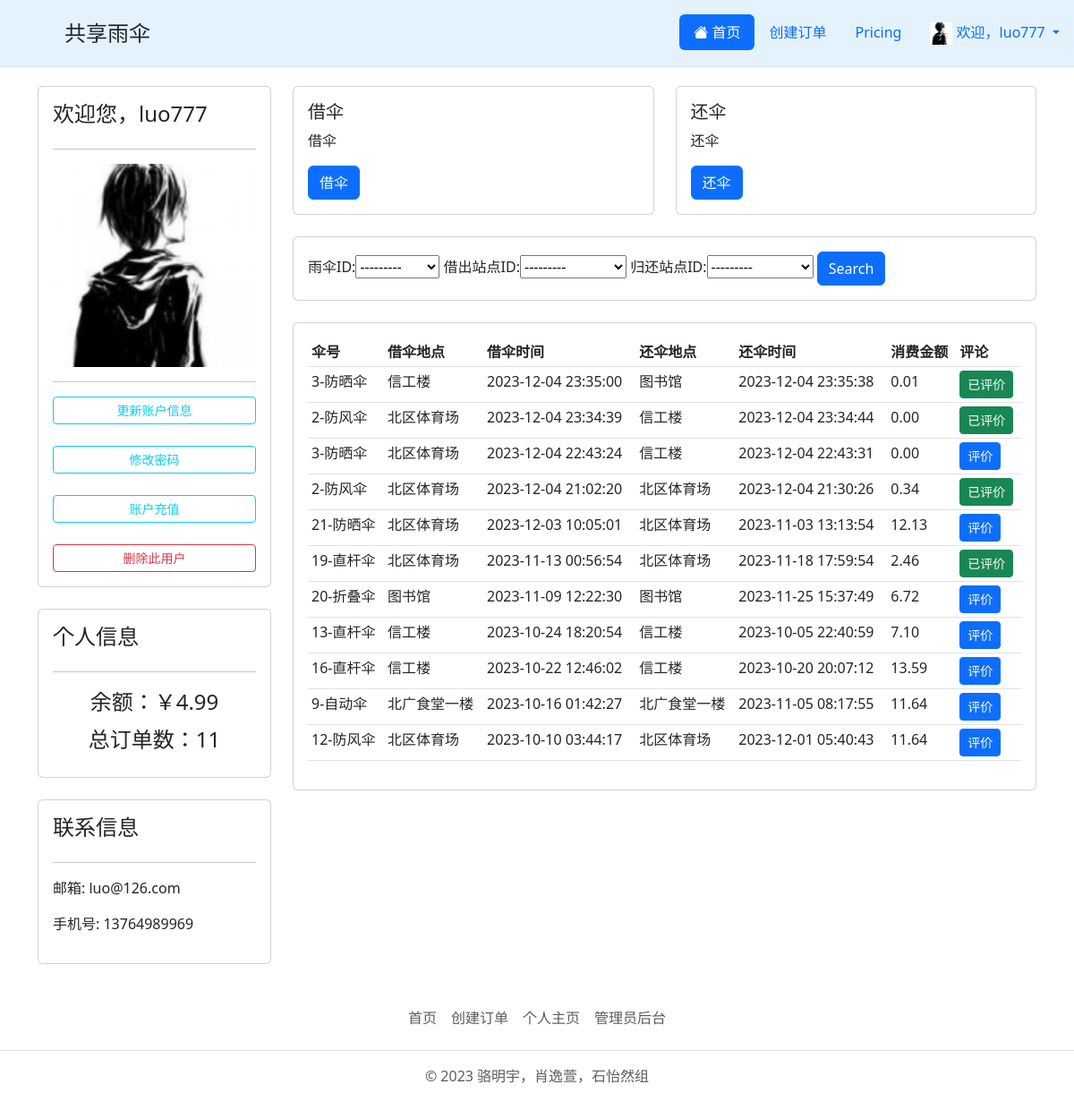
/user/luo777/ (signed in), run on an earlier commit of the app's database.
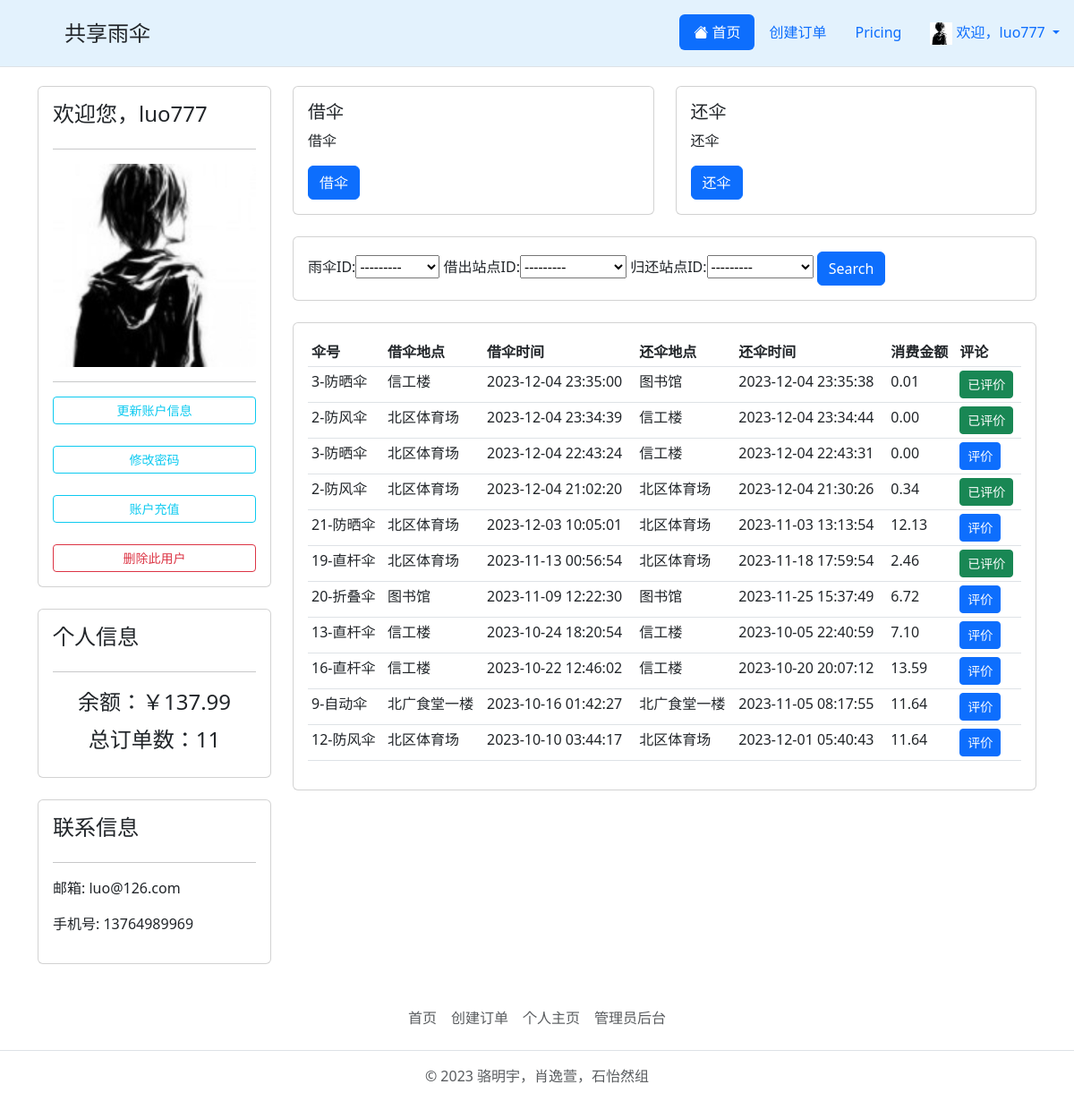
And on a later commit of the database.
### UmbrellaApp/models.py (models this page shows)
class User(AbstractUser):
    user_id = models.AutoField(primary_key=True, verbose_name="用户ID")
    user_real_name = models.CharField(verbose_name="用户真实姓名", max_length=50, unique=True)
    user_number = models.CharField(verbose_name="用户学工号", max_length=50)
    user_school = models.CharField(verbose_name="用户学校", max_length=50)
    user_balance = models.DecimalField(verbose_name="用户账户余额", max_digits=10, decimal_places=2, default=0.00)
    user_umbrella_id = models.ForeignKey(Umbrella, on_delete=models.SET_NULL, verbose_name="用户目前使用的伞号",
                                         null=True, blank=True)
    user_photo = models.ImageField(verbose_name='头像', blank=True, default='default_logo.jpg',
                                   upload_to='upload/user_logo/')
    user_phone = models.CharField(verbose_name="用户手机号", max_length=11, unique=True)
    user_last_login_date = models.DateTimeField(verbose_name="用户上次登录时间", null=True, blank=True, auto_now=True)
    user_registration_date = models.DateTimeField(verbose_name="用户注册日期", default=timezone.now)
    class Meta:
        verbose_name = "用户信息表"
        verbose_name_plural = verbose_name
    def __str__(self):
        return self.username

class Umbrella(models.Model):
    umbrella_id = models.AutoField(primary_key=True, verbose_name="伞ID")
    umbrella_warehousing_date = models.DateTimeField(verbose_name="入库日期")
    umbrella_type_id = models.ForeignKey(UmbrellaType, on_delete=models.SET_NULL, verbose_name="伞类型", null=True)
    umbrella_last_used_date = models.DateTimeField(verbose_name="上次使用日期", null=True, blank=True)
    umbrella_cost_price = models.FloatField(verbose_name="伞成本价")
    umbrella_scrapped = models.BooleanField(verbose_name="是否报废", default=False)
    class Meta:
        verbose_name = "雨伞信息表"
        verbose_name_plural = verbose_name
    def __str__(self):
        return str(self.umbrella_id) + '-' + str(self.umbrella_type_id)

class Diary(models.Model):
    diary_id = models.AutoField(primary_key=True, verbose_name="日志ID")
    user_id = models.ForeignKey(User, on_delete=models.CASCADE, verbose_name="用户ID")
    umbrella_id = models.ForeignKey(Umbrella, on_delete=models.CASCADE, verbose_name="雨伞ID")
    lending_site_id = models.ForeignKey(Site, on_delete=models.SET_NULL, verbose_name="借出站点ID", null=True,
                                        blank=True, related_name='lending_site')
    lending_lay_id = models.CharField(verbose_name="借出详细序号", max_length=50)
    lending_time = models.DateTimeField(verbose_name="借出时间")
    return_site_id = models.ForeignKey(Site, on_delete=models.SET_NULL, verbose_name="归还站点ID", null=True,
                                       blank=True, related_name='return_site')
    return_lay_id = models.CharField(verbose_name="归还详细序号", null=True, blank=True, max_length=50)
    return_time = models.DateTimeField(verbose_name="归还时间", null=True, blank=True, )
    order_price = models.FloatField(verbose_name="本次费用")
    class Meta:
        verbose_name = "日志表"
        verbose_name_plural = verbose_name

class UmbrellaType(models.Model):
    umbrella_type_id = models.AutoField(primary_key=True, verbose_name="伞类型ID")
    umbrella_type = models.CharField(verbose_name="伞类型", max_length=50)
    class Meta:
        verbose_name = "雨伞类型表"
        verbose_name_plural = verbose_name
    def __str__(self):
        return self.umbrella_type

class Site(models.Model):
    site_id = models.AutoField(primary_key=True, verbose_name="站点ID")
    site_address = models.CharField(verbose_name="站点地址", max_length=50)
    site_store_num = models.IntegerField(verbose_name="站点存放数量", null=True, blank=True)
    class Meta:
        verbose_name = "站点表"
        verbose_name_plural = verbose_name
    def __str__(self):
        return self.site_address

### UmbrellaApp/views.py (the view)
# urls.py: path("user/<str:pk>/", views.user),
@login_required(login_url='/login/')
def user(request, pk):
    user = User.objects.filter(username=pk).first()
    if request.method == "POST":
        form = UpdateUserForm(request.POST, request.FILES, instance=user)
        if form.is_valid():
            form.save()
            return redirect(f'/user/{pk}/')
    user_logs = Diary.objects.filter(user_id=user).order_by('-lending_time')
    use_number = Diary.objects.filter(user_id=user).count()
    my_filter = OrderFilter(request.GET, queryset=user_logs)
    user_logs = my_filter.qs
    update_user_form = UpdateUserForm(instance=user)
    change_password_form = ChangePasswordForm(user=request.user)
    for log in user_logs:
        log.has_comment = Comment.objects.filter(diary_id=log).exists()
        log.comment = Comment.objects.filter(diary_id=log).first() if log.has_comment else None
    order_form = OrderForm()
    current_time = timezone.now()
    coupons = Coupon.objects.filter(user_id=request.user, effective_time__lte=current_time,
                                    expire_time__gte=current_time)
    coupons_json = Coupon.objects.all()  # 获取所有优惠券数据
    coupons_json = json.dumps(list(coupons.values('coupon_id', 'satisfied_amount', 'discount_price', 'coupon_type')))
    context = {
        "user": user,
        "user_logs": user_logs,
        "use_number": use_number,
        "my_filter": my_filter,
        "update_user_form": update_user_form,
        "change_password_form": change_password_form,
        "order_form": order_form,
        'coupons': coupons,
        'coupons_json': coupons_json,
    }
    return render(request, 'account.html', context)

### UmbrellaApp/forms.py (shortened to what this page needs)
class UpdateUserForm(forms.ModelForm):
    class Meta:
        model = User
        fields = ['email', 'user_school', 'user_real_name', 'user_id', 'user_phone', 'user_photo']  # 更新字段
        labels = {
            'email': '邮箱',
            'user_school': '学校',
            'user_real_name': '真实姓名',
            'user_id': '学号',
            'user_phone': '电话号码',
            'user_photo': '头像',
        }
        widgets = {
            'email': forms.TextInput(attrs={'class': 'form-control'}),
            'user_school': forms.TextInput(attrs={'class': 'form-control'}),
            'user_real_name': forms.TextInput(attrs={'class': 'form-control'}),
            'user_id': forms.TextInput(attrs={'class': 'form-control'}),
            'user_phone': forms.TextInput(attrs={'class': 'form-control'}),
            'user_photo': forms.ClearableFileInput(attrs={'class': 'form-control'}),
        }

class ChangePasswordForm(forms.Form):
    old_password = forms.CharField(label='旧密码', max_length=32,
                                   widget=forms.PasswordInput(attrs={'class': 'form-control'}))
    password = forms.CharField(label='密码', max_length=32, widget=forms.PasswordInput(attrs={'class': 'form-control'}))
    re_password = forms.CharField(label='重复密码', max_length=32,
                                  widget=forms.PasswordInput(attrs={'class': 'form-control'}))
    def __init__(self, *args, **kwargs):
        self.user = kwargs.pop('user')
        super().__init__(*args, **kwargs)

### UmbrellaApp/templates/account.html (shortened to what this page needs)
{% extends 'block/main.html' %}
{% block content %}
    <div class="container">
        <div class="row">
            <div class="col-md-3">
                <div class="card card-body">
                    <h4>欢迎您，{{ user.username }}</h4>
                    <hr>
                    {% if request.user.photo %}
                        <img class="rounded" src="{{ request.user.photo.url }}">
                    {% else %}
                        <img class="rounded" src="/default_logo.jpg">
                    {% endif %}
                    <hr>
                    <a class="btn btn-outline-info  btn-sm btn-block" data-bs-toggle="modal"
                       data-bs-target="#update">更新账户信息</a>
                    <br>
                    <a class="btn btn-outline-info  btn-sm btn-block" data-bs-toggle="modal"
                       data-bs-target="#change_password">修改密码</a>
                    <br>
                    <a class="btn btn-outline-info btn-sm btn-block" data-bs-toggle="modal"
                       data-bs-target="#account_recharge">账户充值</a>
                    <br>
                    <a class=" btn btn-outline-danger btn-sm btn-block" data-bs-toggle="modal"
                       data-bs-target="#confirm_delete">删除此用户</a>
                </div>
                <br>
                <div class="card card-body">
                    <h4>个人信息</h4>
                    <hr>
                    <h4 style="text-align: center;padding: 3px">余额：￥{{ user.user_balance }}</h4>
                    <h4 style="text-align: center;padding: 3px">总订单数：{{ use_number }}</h4>
                </div>
                <br>
                <div class="card card-body">
                    <h4>联系信息</h4>
                    <hr>
                    <p>邮箱: {{ user.email }}</p>
                    <p>手机号: {{ user.user_phone }}</p>
                </div>
            </div>
            <div class="col-md-9">
                <div class="card-body">
                    <div class="row">
                        <div class="col-sm-6 mb-3 mb-sm-0">
                            <div class="card">
                                <div class="card-body">
                                    <h5 class="card-title">借伞</h5>
                                    <p class="card-text">借伞</p>
                                    <a class="btn btn-primary" data-bs-toggle="modal" data-bs-target="#borrow">借伞</a>
                                </div>
                            </div>
                        </div>
                        <div class="col-sm-6">
                            <div class="card">
                                <div class="card-body">
                                    <h5 class="card-title">还伞</h5>
                                    <p class="card-text">还伞</p>
                                    <a class="btn btn-primary" data-bs-toggle="modal" data-bs-target="#back">还伞</a>
                                </div>
                            </div>
                        </div>
                    </div>
                </div>
                <br>
                <div class="card card-body">
                    <form method="get">
                        {% for field in my_filter.form %}
                            {{ field.label }}:{{ field }}
                        {% endfor %}
                        <button class="btn btn-primary" type="submit">Search</button>
                    </form>
                </div>
                <br>
                <div class="card card-body">
                    <table class="table table-sm">
                        <tr>
                            <th>伞号</th>
                            <th>借伞地点</th>
                            <th>借伞时间</th>
                            <th>还伞地点</th>
                            <th>还伞时间</th>
                            <th>消费金额</th>
                            <th>评论</th>
                        </tr>
                        {% for log in user_logs %}
                            <tr>
                                <td>{{ log.umbrella_id }}</td>
                                <td>{{ log.lending_site_id }}</td>
                                <td>{{ log.lending_time|date:"Y-m-d H:i:s" }}</td>
                                <td>{{ log.return_site_id }}</td>
                                <td>{{ log.return_time|date:"Y-m-d H:i:s" }}</td>
                                <td>{{ log.order_price|floatformat:2 }}</td>
                                <td>
                                    {% if log.comment %}
                                        <button type="button" class="btn btn-success btn-sm" data-bs-toggle="modal"
                                                data-bs-target="#viewCommentModal{{ log.diary_id }}">已评价
                                        </button>
                                    {% else %}
                                        <button type="button" class="btn btn-primary btn-sm" data-bs-toggle="modal"
                                                data-bs-target="#commentModal{{ log.diary_id }}">评价
                                        </button>
                                    {% endif %}
                                </td>
                            </tr>
                        {% endfor %}
                    </table>
                </div>
            </div>
        </div>
    </div>
{% endblock %}

### UmbrellaApp/templates/block/main.html (shortened to what this page needs)
<!DOCTYPE html>
<html lang="en">
<head>
    <link href="https://cdn.jsdelivr.net/npm/bootstrap@5.3.0-alpha1/dist/css/bootstrap.min.css" rel="stylesheet"
>
    <link rel="stylesheet" type="text/css" href="/static/css/main.css">
    <link rel="stylesheet" href="https://cdn.jsdelivr.net/npm/bootstrap-icons@1.10.0/font/bootstrap-icons.css">
    <link href="/static/iconfont/iconfont.css" rel="stylesheet">
    <link href="https://at.alicdn.com/t/c/font_3869349_qadrm03ze9h.js" rel="stylesheet">
</head>
{% include 'block/navbar.html' %}
<body class="body">
{% block content %}
{% endblock %}
</body>
{% include 'block/footer.html' %}
</html>

### UmbrellaApp/templates/block/navbar.html (shortened to what this page needs)
<div>
    <header class="d-flex flex-wrap justify-content-center py-3 mb-4 border-bottom fixed-top"
            style="background-color: #e3f2fd;">
        <a href="#" class="d-flex align-items-center mb-5 mb-md-0 ms-md-4 me-md-auto text-dark text-decoration-none">
            <svg class="bi me-2" width="40" height="40">
                <use xlink:href="#icon-gufengwujianzhongguofengsangufengsan_huaban_huaban" height="35"
                     width="35"></use>
            </svg>
            <span class="fs-4">共享雨伞</span>
        </a>
        <ul class="nav nav-pills">
            <li class="nav-item"><a href="/" class="nav-link active" aria-current="page"><i
                    class="bi bi-house-fill"></i> 首页</a></li>
            <li class="nav-item"><a href="/creat_order/" class="nav-link">创建订单</a></li>
            <li class="nav-item"><a href="#" class="nav-link">Pricing</a></li>
            <li class="nav-item dropdown">
                <a class="nav-link dropdown-toggle" href="#" role="button" data-bs-toggle="dropdown"
                   aria-expanded="false">
                    {% if request.user.photo %}
                    <img width="25" height="25" src="{{ request.user.photo.url }}"> 欢迎，{{ request.user }}
                    {% else %}
                    <img width="25" height="25" src="/default_logo.jpg"> 欢迎，{{ request.user }}
                    {% endif %}
                </a>
            </li>
        </ul>
    </header>
    <br>
    <br>
    <br>
    <br>
</div>

### UmbrellaApp/templates/block/footer.html
<div>
    <footer class="py-3 my-4">
        <ul class="nav justify-content-center border-bottom pb-3 mb-3">
            <li class="nav-item"><a href="/" class="nav-link px-2 text-muted">首页</a></li>
            <li class="nav-item"><a href="/creat_order/" class="nav-link px-2 text-muted">创建订单</a></li>
            <li class="nav-item"><a href="/user/{{ request.username }}/" class="nav-link px-2 text-muted">个人主页</a></li>
            <li class="nav-item"><a href="/admin/" class="nav-link px-2 text-muted">管理员后台</a></li>
        </ul>
        <p class="text-center text-muted">© 2023 骆明宇，肖逸萱，石怡然组</p>
    </footer>
</div>

### UmbrellaApp/templates/block/main.html (style rules this page uses)
body { background-color: #FFFFFF; }

What changed in the data, as far as the page shows it:
changed User "luo777": user_balance "4.99" → "137.99"
